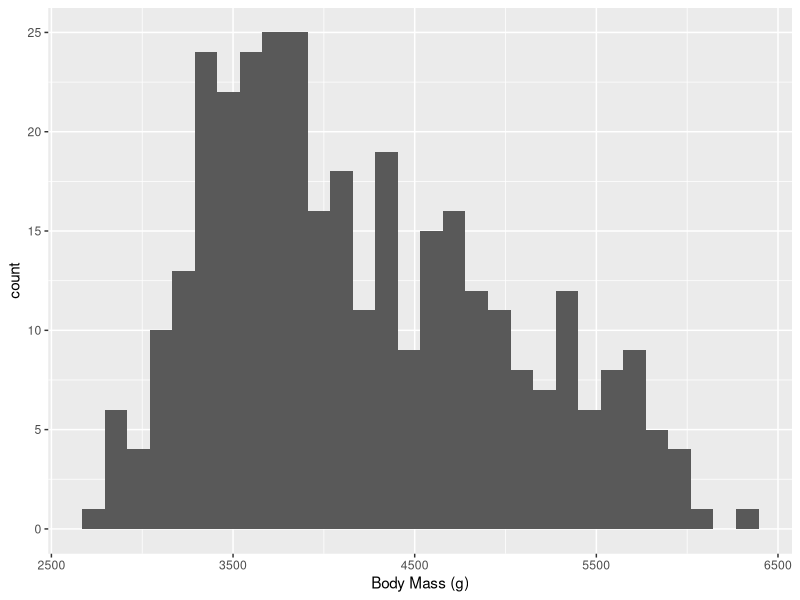
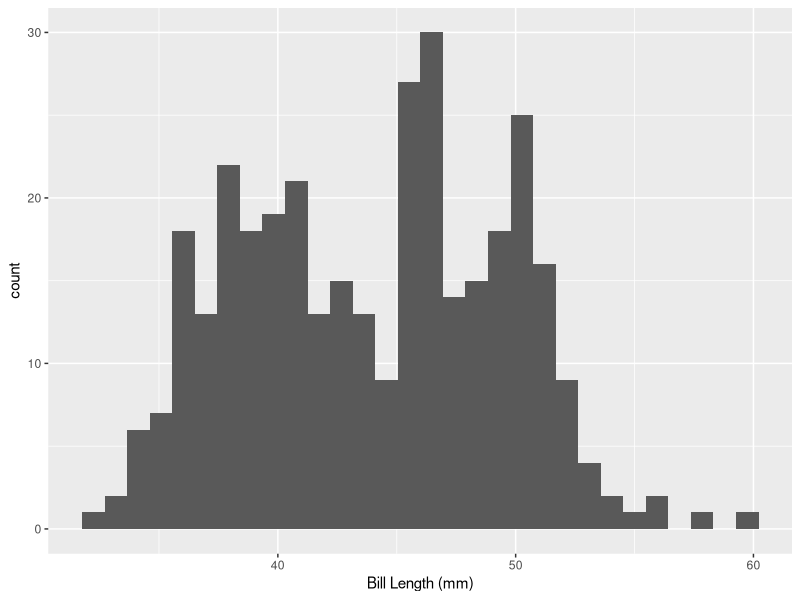

These charts were generated, in order, by the following R code:
## ---- chunk 1
knitr::opts_chunk$set(echo = TRUE)
## ---- chunk 2
# function_name <- function(inputs) {
#   output <- do_something(inputs)
#   return(output)
# }
## ---- chunk 3
calc_shrub_vol <- function(length, width, height) {
  area <- length * width
  volume <- area * height
  return(volume)
}
## ---- chunk 4
calc_shrub_vol(0.8, 1.6, 2.0)
## ---- chunk 5
shrub_vol <- calc_shrub_vol(0.8, 1.6, 2.0)
## ---- chunk 6
calc_shrub_vol <- function(length, width, height = 1) {
  area <- length * width
  volume <- area * height
  return(volume)
}

calc_shrub_vol(0.8, 1.6)
calc_shrub_vol(0.8, 1.6, 2.0)
calc_shrub_vol(length = 0.8, width = 1.6, height = 2.0)
## ---- chunk 7
est_shrub_mass <- function(volume){
  mass <- 2.65 * volume^0.9
}

shrub_volume <- calc_shrub_vol(0.8, 1.6, 2.0)
shrub_mass <- est_shrub_mass(shrub_volume)
## ---- chunk 8
library(dplyr)
shrub_mass <- calc_shrub_vol(0.8, 1.6, 2.0) %>% 
  est_shrub_mass()
## ---- chunk 9
library(ggplot2)
library(palmerpenguins)

penguins <- penguins
## ---- chunk 10
make_plot <- function(df, column, label) {
    ggplot(data = df, mapping = aes(x = {{ column }})) +
    geom_histogram() +
    xlab(label)
}

make_plot(penguins, body_mass_g, "Body Mass (g)")
make_plot(penguins, bill_length_mm, "Bill Length (mm)")
